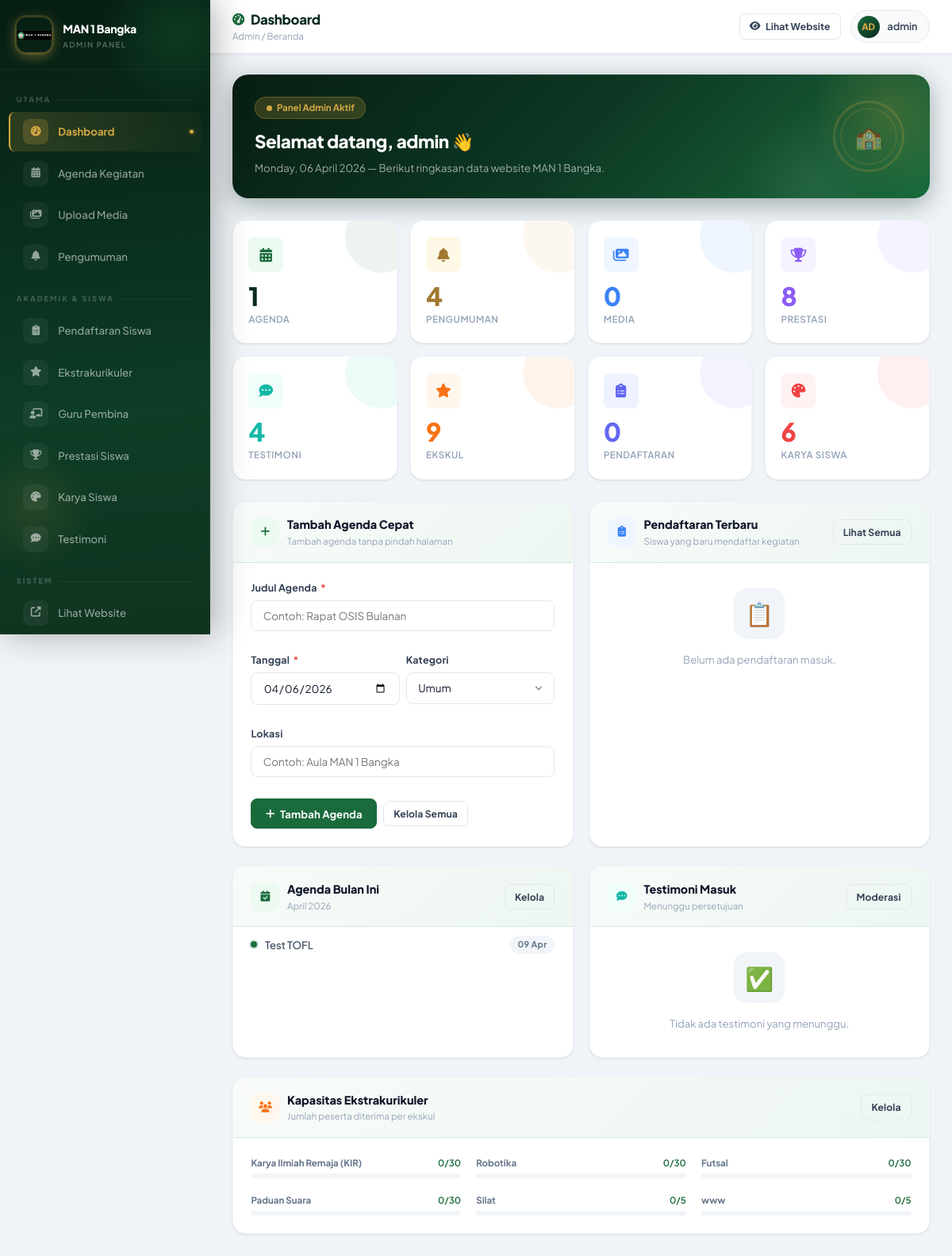
Before: /admin/index.php (signed in) with the older database file.
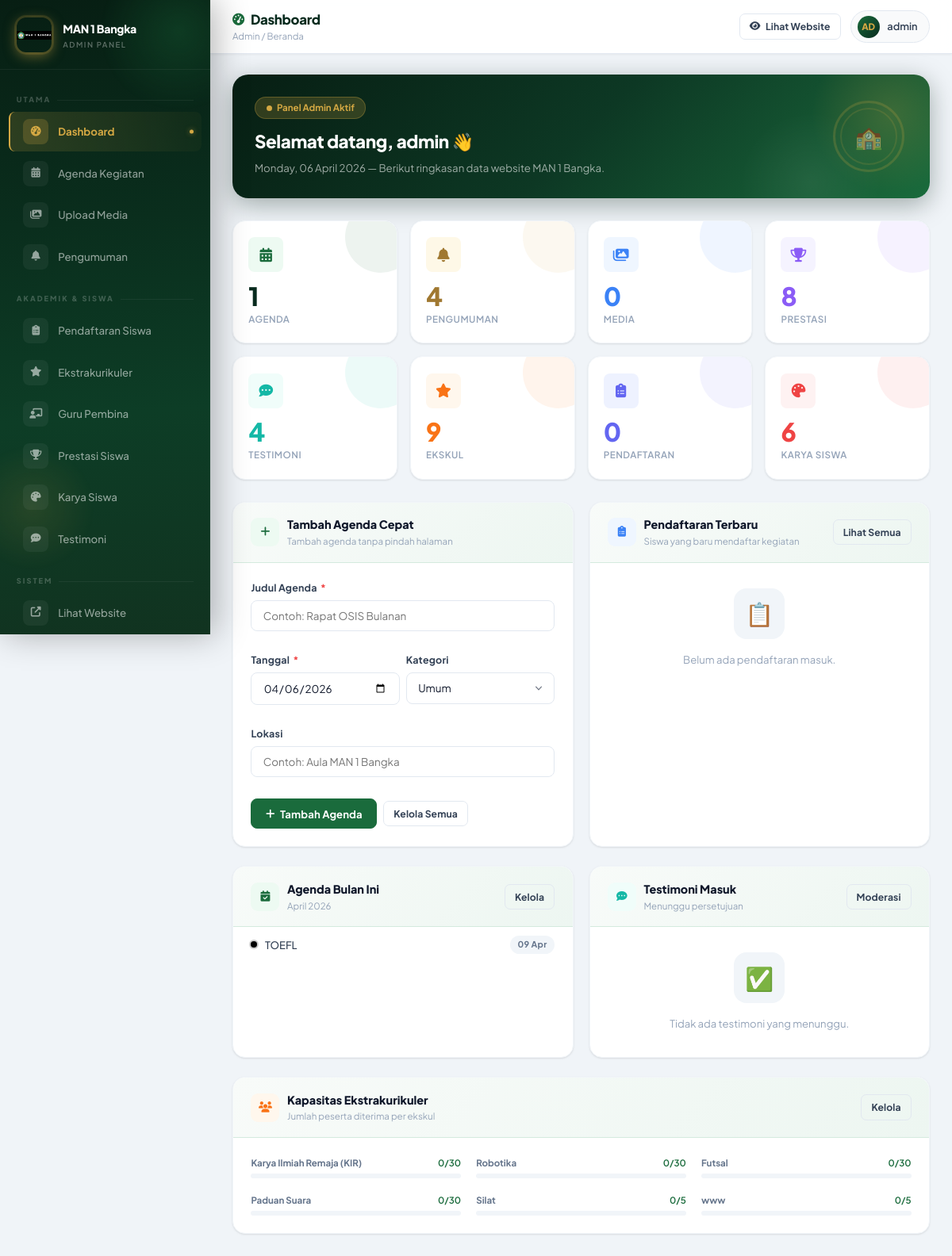
After: the same page with the newer database file.
### tables this page shows
CREATE TABLE `agenda` (
  `id` int NOT NULL,
  `judul` varchar(255) NOT NULL,
  `deskripsi` text,
  `tanggal_mulai` datetime NOT NULL,
  `tanggal_selesai` datetime DEFAULT NULL,
  `lokasi` varchar(255) DEFAULT NULL,
  `kategori` enum('lomba','seminar','kelas','organisasi','ekskul','keagamaan','umum','lainnya') DEFAULT 'umum',
  `warna` varchar(20) DEFAULT '#1a6b3c',
  `is_selesai` tinyint(1) DEFAULT '0',
  `organisasi_id` int DEFAULT NULL,
  `ekskul_id` int DEFAULT NULL,
  `created_at` timestamp NULL DEFAULT CURRENT_TIMESTAMP
);

### admin/index.php (the view, shortened to what the changed rows need)
<?php
require '../php/config.php'; ?>
<!DOCTYPE html>
<html lang="id">
<head>
  <link rel="stylesheet" href="https://cdnjs.cloudflare.com/ajax/libs/font-awesome/6.4.0/css/all.min.css" />
  <link rel="stylesheet" href="assets/admin.css" />
</head>
<body>
  <main class="admin-main">
    <div class="page-content">
      <div class="greeting-card">
        <h2>Selamat datang, <?= htmlspecialchars(ADMIN_USER) ?> 👋</h2>
      </div>
      <div class="two-col" style="margin-bottom:1.5rem;">
        <div class="admin-card">
          <div class="card-body" style="padding:0;">
            <?php
            $ag = $pdo->query("SELECT judul,tanggal_mulai,kategori,warna FROM agenda
            WHERE MONTH(tanggal_mulai)=MONTH(NOW()) AND YEAR(tanggal_mulai)=YEAR(NOW())
            ORDER BY tanggal_mulai ASC LIMIT 8")->fetchAll(PDO::FETCH_ASSOC);
            ?>
            <?php if ($ag): ?>
              <?php foreach ($ag as $a): ?>
                <div class="recent-item" style="padding:.65rem 1.4rem;">
                  <div class="recent-dot" style="background:<?= htmlspecialchars($a['warna']) ?>;box-shadow:0 0 0 2px <?= htmlspecialchars($a['warna']) ?>33;"></div>
                  <div class="recent-title"><?= htmlspecialchars($a['judul']) ?></div>
                  <span class="badge badge-gray"><?= date('d M', strtotime($a['tanggal_mulai'])) ?></span>
                </div>
              <?php endforeach; ?>
            <?php else: ?>
              <div class="empty-state" style="padding:1.5rem;">
                <p>Tidak ada agenda bulan ini.</p>
              </div>
            <?php endif; ?>
          </div>
        </div>
      </div>
    </div>
  </main>
</body>
</html>

Changed rows visible on the page:
changed agenda "09 Apr": warna "#1a6b3c" → "#000000" (drawn); judul "Test TOFL" → "TOEFL"
